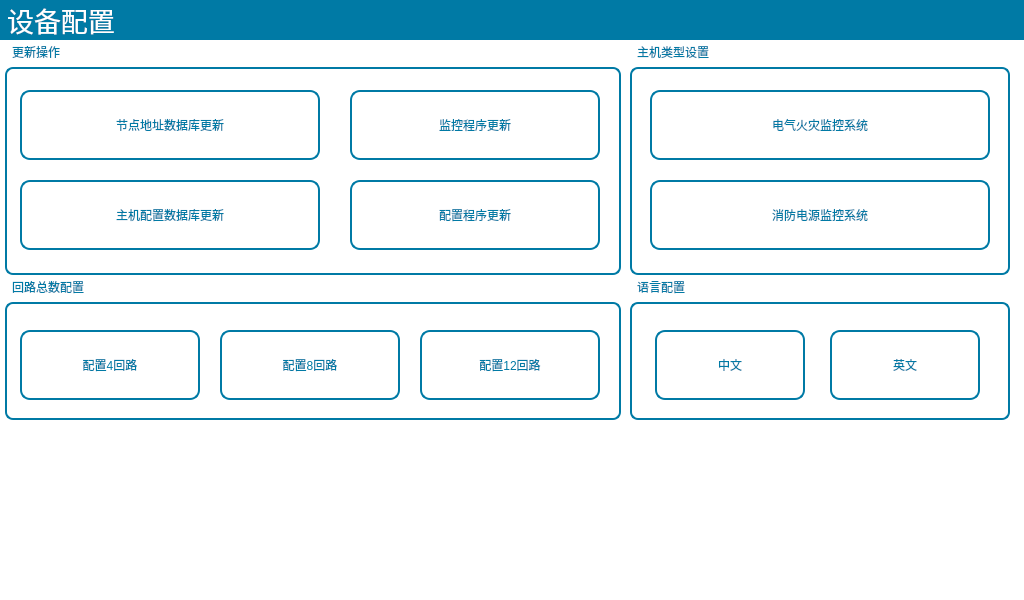
<?xml version="1.0" encoding="UTF-8"?>
<ui version="4.0">
 <class>ConfDevice</class>
 <widget class="QWidget" name="ConfDevice">
  <property name="geometry">
   <rect>
    <x>0</x>
    <y>0</y>
    <width>1024</width>
    <height>600</height>
   </rect>
  </property>
  <property name="windowTitle">
   <string>Form</string>
  </property>
  <property name="styleSheet">
   <string notr="true">QWidget#ConfDevice{
background-color: rgb(255, 255, 255);
}
QToolButton{
font: 12pt &quot;文泉驿等宽微米黑&quot;;
color:rgb(0, 122, 165);
border:2px solid rgb(0, 122, 165);
border-radius:10px;
background-color: rgb(255, 255, 255);
}
QLabel{
font: 16pt &quot;文泉驿等宽微米黑&quot;;
color:rgb(15, 41, 68);
}
QGroupBox{
font: 20pt &quot;文泉驿等宽微米黑&quot;;
color: rgb(0, 122, 165);
border:2px solid rgb(0, 122, 165);
border-radius:8px;
margin-top:22px;
}
QGroupBox:title{
subcontrol-origin: margin;
left: 5px;
}
QPushButton{
width:80px;
height:40px;
font: 20pt &quot;文泉驿等宽微米黑&quot;;
color: rgb(0, 0, 0);
border:2px solid rgb(0, 122, 165);
border-radius:10px;
}
</string>
  </property>
  <widget class="QLabel" name="lbTitle">
   <property name="geometry">
    <rect>
     <x>0</x>
     <y>0</y>
     <width>1024</width>
     <height>40</height>
    </rect>
   </property>
   <property name="font">
    <font>
     <family>文泉驿等宽微米黑</family>
     <pointsize>20</pointsize>
     <weight>50</weight>
     <italic>false</italic>
     <bold>false</bold>
    </font>
   </property>
   <property name="styleSheet">
    <string notr="true">font: 20pt &quot;文泉驿等宽微米黑&quot;;
color: rgb(255, 255, 255);
background-color:rgb(0, 122, 165);</string>
   </property>
   <property name="text">
    <string> 设备配置</string>
   </property>
  </widget>
  <widget class="QGroupBox" name="groupBox">
   <property name="geometry">
    <rect>
     <x>5</x>
     <y>280</y>
     <width>616</width>
     <height>140</height>
    </rect>
   </property>
   <property name="title">
    <string>回路总数配置</string>
   </property>
   <widget class="QToolButton" name="tBtn_4">
    <property name="geometry">
     <rect>
      <x>15</x>
      <y>50</y>
      <width>180</width>
      <height>70</height>
     </rect>
    </property>
    <property name="text">
     <string>配置4回路</string>
    </property>
   </widget>
   <widget class="QToolButton" name="tBtn_12">
    <property name="geometry">
     <rect>
      <x>415</x>
      <y>50</y>
      <width>180</width>
      <height>70</height>
     </rect>
    </property>
    <property name="text">
     <string>配置12回路</string>
    </property>
   </widget>
   <widget class="QToolButton" name="tBtn_8">
    <property name="geometry">
     <rect>
      <x>215</x>
      <y>50</y>
      <width>180</width>
      <height>70</height>
     </rect>
    </property>
    <property name="text">
     <string>配置8回路</string>
    </property>
   </widget>
  </widget>
  <widget class="QGroupBox" name="groupBox_3">
   <property name="geometry">
    <rect>
     <x>630</x>
     <y>45</y>
     <width>380</width>
     <height>230</height>
    </rect>
   </property>
   <property name="title">
    <string>主机类型设置</string>
   </property>
   <widget class="QToolButton" name="tBtnEFMQ">
    <property name="geometry">
     <rect>
      <x>20</x>
      <y>45</y>
      <width>340</width>
      <height>70</height>
     </rect>
    </property>
    <property name="text">
     <string>电气火灾监控系统</string>
    </property>
   </widget>
   <widget class="QToolButton" name="tBtnPMFE">
    <property name="geometry">
     <rect>
      <x>20</x>
      <y>135</y>
      <width>340</width>
      <height>70</height>
     </rect>
    </property>
    <property name="text">
     <string>消防电源监控系统</string>
    </property>
   </widget>
  </widget>
  <widget class="QGroupBox" name="groupBox_4">
   <property name="geometry">
    <rect>
     <x>5</x>
     <y>45</y>
     <width>616</width>
     <height>230</height>
    </rect>
   </property>
   <property name="title">
    <string>更新操作</string>
   </property>
   <widget class="QToolButton" name="tBtnUpdateApp">
    <property name="geometry">
     <rect>
      <x>345</x>
      <y>45</y>
      <width>250</width>
      <height>70</height>
     </rect>
    </property>
    <property name="text">
     <string>监控程序更新</string>
    </property>
   </widget>
   <widget class="QToolButton" name="tBtnUpdateDB">
    <property name="geometry">
     <rect>
      <x>15</x>
      <y>45</y>
      <width>300</width>
      <height>70</height>
     </rect>
    </property>
    <property name="text">
     <string>节点地址数据库更新</string>
    </property>
   </widget>
   <widget class="QToolButton" name="tBtnUpdateHost">
    <property name="geometry">
     <rect>
      <x>15</x>
      <y>135</y>
      <width>300</width>
      <height>70</height>
     </rect>
    </property>
    <property name="text">
     <string>主机配置数据库更新</string>
    </property>
   </widget>
   <widget class="QToolButton" name="tBtnUpdateConf">
    <property name="geometry">
     <rect>
      <x>345</x>
      <y>135</y>
      <width>250</width>
      <height>70</height>
     </rect>
    </property>
    <property name="text">
     <string>配置程序更新</string>
    </property>
   </widget>
  </widget>
  <widget class="QGroupBox" name="gBoxLang">
   <property name="geometry">
    <rect>
     <x>630</x>
     <y>280</y>
     <width>380</width>
     <height>140</height>
    </rect>
   </property>
   <property name="title">
    <string>语言配置</string>
   </property>
   <widget class="QToolButton" name="tBtnEN">
    <property name="geometry">
     <rect>
      <x>200</x>
      <y>50</y>
      <width>150</width>
      <height>70</height>
     </rect>
    </property>
    <property name="text">
     <string>英文</string>
    </property>
   </widget>
   <widget class="QToolButton" name="tBtnZH">
    <property name="geometry">
     <rect>
      <x>25</x>
      <y>50</y>
      <width>150</width>
      <height>70</height>
     </rect>
    </property>
    <property name="text">
     <string>中文</string>
    </property>
   </widget>
  </widget>
 </widget>
 <resources/>
 <connections/>
</ui>
